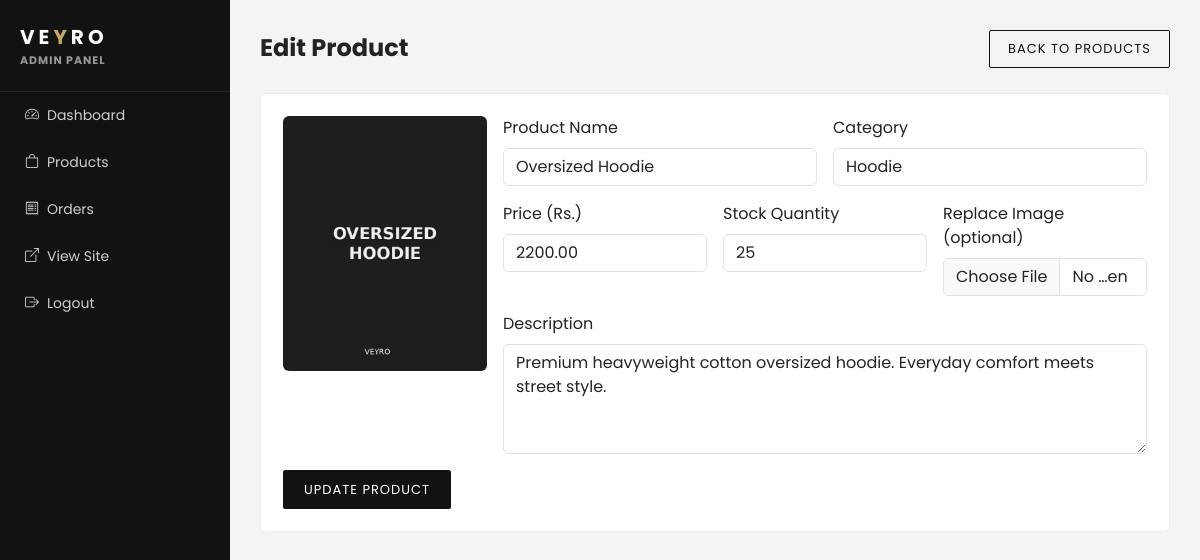
The page /admin/edit_product.php?id=1 (signed in) on the database its author committed.
### tables this page shows
CREATE TABLE products (
    id INT AUTO_INCREMENT PRIMARY KEY,
    product_name VARCHAR(150) NOT NULL,
    category VARCHAR(50) NOT NULL,
    price DECIMAL(10,2) NOT NULL,
    stock INT DEFAULT 0,
    description TEXT,
    image VARCHAR(255),
    created_at TIMESTAMP DEFAULT CURRENT_TIMESTAMP
);

### admin/edit_product.php (the view, shortened to what this page needs)
<?php
require '../config/db.php';
include 'includes/admin_header.php';
$id = (int) $_GET['id'];
$stmt = $conn->prepare("SELECT * FROM products WHERE id = :id");
$stmt->execute([':id' => $id]);
$product = $stmt->fetch(PDO::FETCH_ASSOC);
?>
<div class="admin-topbar">
    <h4 class="fw-bold mb-0">Edit Product</h4>
    <a href="products.php" class="btn btn-veyro-outline btn-sm">Back to Products</a>
</div>
<div class="table-card">
    <form method="POST" enctype="multipart/form-data" class="row g-3">
        <div class="col-md-3">
            <img src="../images/<?php echo htmlspecialchars($product['image']); ?>" class="img-fluid rounded">
        </div>
        <div class="col-md-9">
            <div class="row g-3">
                <div class="col-md-6">
                    <label class="form-label">Product Name</label>
                    <input type="text" name="product_name" class="form-control" value="<?php echo htmlspecialchars($product['product_name']); ?>" required>
                </div>
                <div class="col-md-6">
                    <label class="form-label">Category</label>
                    <input type="text" name="category" class="form-control" value="<?php echo htmlspecialchars($product['category']); ?>" required>
                </div>
                <div class="col-md-4">
                    <label class="form-label">Price (Rs.)</label>
                    <input type="number" step="0.01" name="price" class="form-control" value="<?php echo $product['price']; ?>" required>
                </div>
                <div class="col-md-4">
                    <label class="form-label">Stock Quantity</label>
                    <input type="number" name="stock" class="form-control" value="<?php echo $product['stock']; ?>" required>
                </div>
                <div class="col-md-4">
                    <label class="form-label">Replace Image (optional)</label>
                    <input type="file" name="image" class="form-control" accept="image/*">
                </div>
                <div class="col-12">
                    <label class="form-label">Description</label>
                    <textarea name="description" class="form-control" rows="4" required><?php echo htmlspecialchars($product['description']); ?></textarea>
                </div>
            </div>
        </div>
        <div class="col-12">
            <button type="submit" class="btn btn-veyro">Update Product</button>
        </div>
    </form>
</div>
<?php include 'includes/admin_footer.php'; ?>

### css/style.css (style rules this page uses)
:root { --veyro-black: #121212; --veyro-dark: #1c1c1c; --veyro-gold: #c9a961; --veyro-white: #f7f7f5; --veyro-gray: #8a8a8a; }
body { font-family: 'Poppins', 'Segoe UI', sans-serif; background-color: #fafafa; color: #222; }
a { text-decoration: none; }
.btn-veyro { background-color: var(--veyro-black); color: #fff; border: 1px solid var(--veyro-black); letter-spacing: 1px; text-transform: uppercase; font-size: 13px; padding: 9px 20px; border-radius: 2px; transition: all 0.3s ease; }
.btn-veyro-outline { background-color: transparent; color: var(--veyro-black); border: 1px solid var(--veyro-black); letter-spacing: 1px; text-transform: uppercase; font-size: 13px; padding: 8px 18px; border-radius: 2px; transition: all 0.3s ease; }

### admin/includes/admin_header.php (style rules this page uses)
body { background-color: #f4f4f2; }
.admin-topbar { display: flex; justify-content: space-between; align-items: center; margin-bottom: 25px; }
.table-card { background: #fff; border-radius: 6px; padding: 22px; border: 1px solid #eee; }

### rows shown on the page
products: image (picture), product_name "Oversized Hoodie", category "Hoodie", price "2200.00", stock "25", description "Premium heavyweight cotton oversized hoodie. Everyday comfort meets street style."
